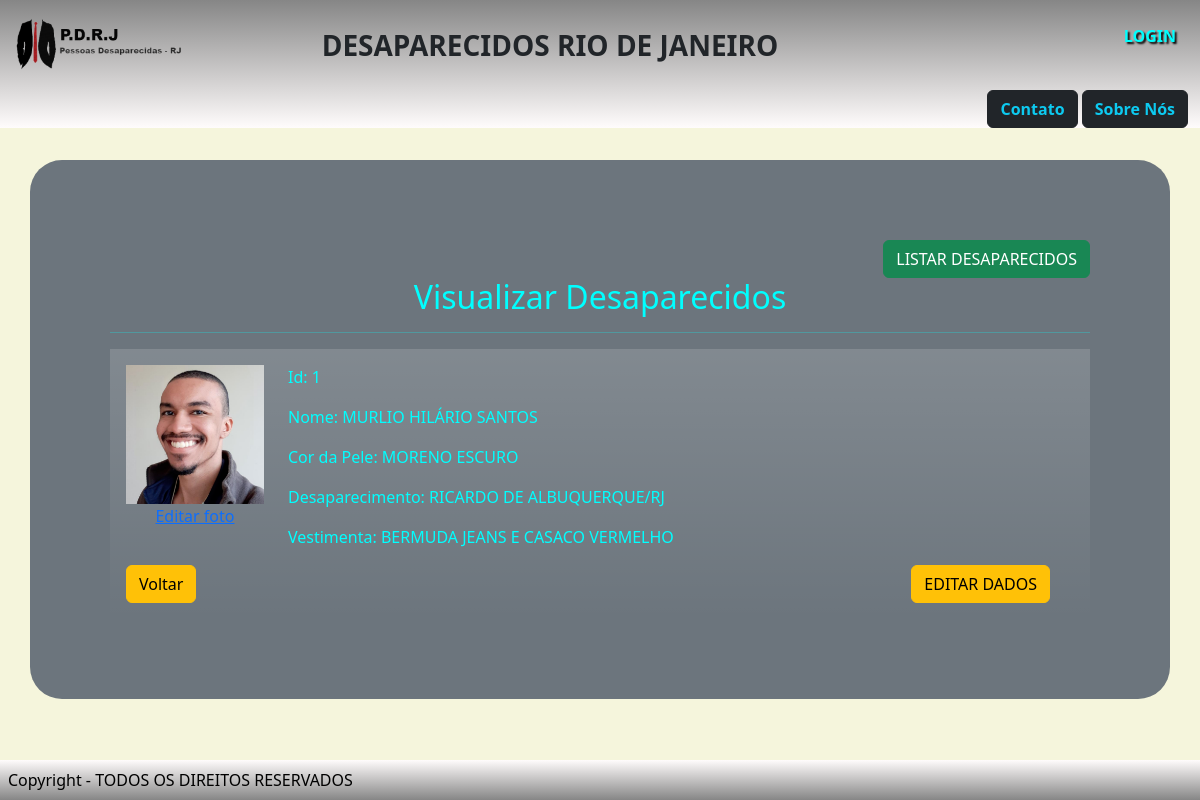
Screenshot of /visualizarDesaparecido.php?Id=1 with the database file from the repository.
### tables this page shows
CREATE TABLE `desaparecidos` (
  `Id` int(11) NOT NULL,
  `nome` varchar(50) NOT NULL,
  `cordapele` varchar(30) NOT NULL,
  `desaparecimento` varchar(100) NOT NULL,
  `vestimenta` varchar(50) NOT NULL,
  `foto` varchar(30) NOT NULL
);

### visualizarDesaparecido.php (the view)
<?php
include "./conexao.php";
include "./controle.php";
$erro = 0;
if (isset($_GET['Id'])) {
    $Id = $_GET['Id'];
    $sql = "select * from desaparecidos where Id = '$Id'";
    $seleciona = mysqli_query($conexao, $sql);
    $exibe = mysqli_fetch_array($seleciona);
    $foto = $exibe['foto'];
    $nome = $exibe['nome'];
    $Id = $exibe['Id'];
    $cordapele = $exibe['cordapele'];
    $desaparecimento = $exibe['desaparecimento'];
    $vestimenta = $exibe['vestimenta'];
} else {
    $erro++;
}
?>
<div class="container bg-secondary pag">
    <div class="text-end">
        <a href="listarDesaparecido.php"><button type="button" class="btn btn-success btn-sn"> LISTAR DESAPARECIDOS </button></a>
    </div>
    <h2>Visualizar Desaparecidos</h2>
    <hr>
    <div class="container text-start bg-gradient p-3 ">
        <div class="row">
            <div class="col-2 text-center">
                <img src="<?php echo $foto ?>">
                <p> <a href="editarFoto.php?Id=<?php echo $Id; ?>"> Editar foto </a></p>
            </div>
            <div class="col-10">
                <?php
                if (!$erro) {
                    echo "
                        <p> Id: $Id </p>
                        <p> Nome: $nome </p>
                        <p> Cor da Pele: $cordapele </p>
                        <p> Desaparecimento: $desaparecimento </p>
                        <p> Vestimenta: $vestimenta</p>
                    ";
                } else {
                    echo "
                     <p> Nenhum Desaparecido foi selecionado. </p>
                     <p> Clique em Listar Desaparecido para selecionar. </p>
                    ";
                }
                ?>
            </div>
            <div class="row">
                <div class="col text-start">
                    <a href="listarDesaparecido.php"><button type="button" class="btn btn-warning btn-sn"> Voltar</button></a>
                </div>
                <div class="col text-end">
                    <a href="editarDesaparecido.php?Id=<?php echo $Id ?>"><button type="button" class="btn btn-warning btn-sn">EDITAR DADOS</button></a>
                </div>
            </div>
        </div>
        <?php
        include "footer.php"
        ?>

### css/style.css (style rules this page uses)
.pag { margin-top: 2em; padding: 5em; border-radius: 2em; text-align: center; margin-bottom:5em ; color: aqua; }
.fundo { background-color: rgb(245, 245, 220); background-size: cover; }
img { width: 100%; }

### rows the page displays
desaparecidos: foto (picture), Id "1", nome "MURLIO HILÁRIO SANTOS", cordapele "MORENO ESCURO", desaparecimento "RICARDO DE ALBUQUERQUE/RJ", vestimenta "BERMUDA JEANS E CASACO VERMELHO"
